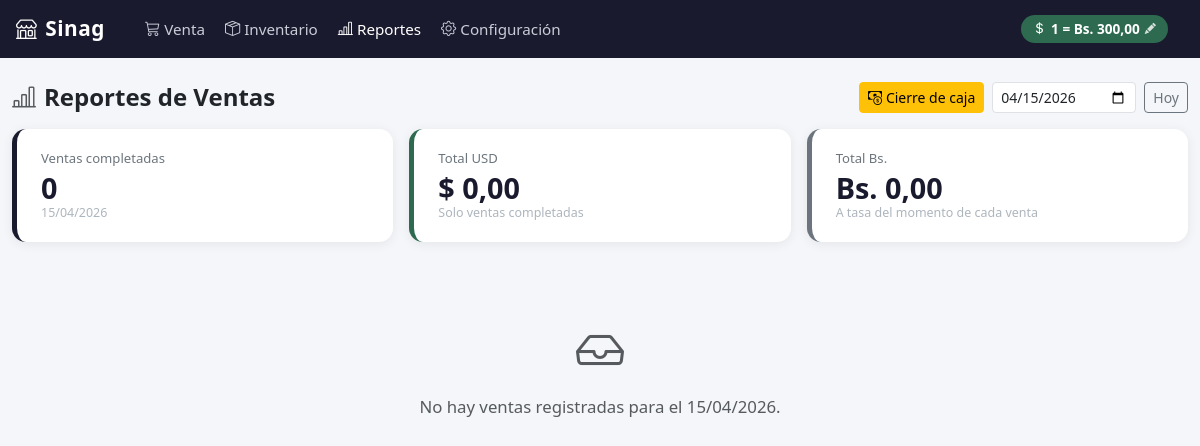
/reportes/, run on an earlier commit of the app's database.
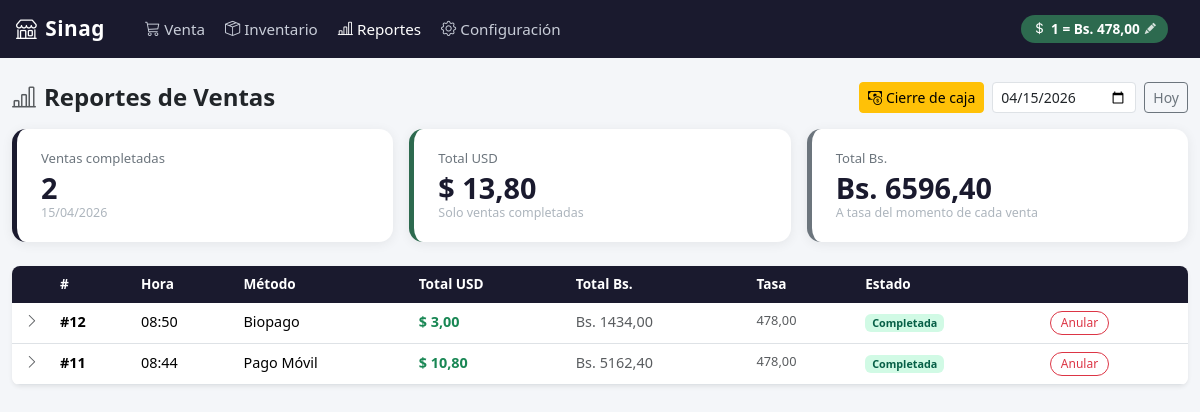
And on a later commit of the database.
### configuracion/models.py (models this page shows, shortened)
class Empresa(models.Model):
    nombre = models.CharField(max_length=200)
    rif = models.CharField(max_length=20)
    telefono = models.CharField(max_length=20, blank=True)
    direccion = models.TextField(blank=True)
    logo = models.ImageField(upload_to='empresa/', blank=True, null=True)
    class Meta:
        verbose_name = 'Empresa'

class Moneda(models.Model):
    tasa_cambio = models.DecimalField(max_digits=12, decimal_places=2)
    simbolo = models.CharField(max_length=5, default='Bs')
    ultima_actualizacion = models.DateTimeField(auto_now=True)
    class Meta:
        verbose_name = 'Moneda'
        verbose_name_plural = 'Moneda'

### ventas/models.py (models this page shows, shortened)
class Venta(models.Model):
    METODO_PAGO = [
        ('EFECTIVO_USD', 'Efectivo USD'),
        ('EFECTIVO_BS',  'Efectivo Bs'),
        ('TRANSFERENCIA', 'Transferencia'),
        ('PAGO_MOVIL',   'Pago Móvil'),
        ('PUNTO_DE_VENTA', 'PdV (Tarjeta)'),
        ('BIOPAGO',      'Biopago'),
        ('MIXTO',        'Pago Mixto'),
    ]
    ESTADO = [
        ('COMPLETADA', 'Completada'),
        ('ANULADA',    'Anulada'),
    ]
    fecha = models.DateTimeField(auto_now_add=True)
    total_usd = models.DecimalField(max_digits=10, decimal_places=2)
    total_bs = models.DecimalField(max_digits=14, decimal_places=2)
    tasa_aplicada = models.DecimalField(max_digits=12, decimal_places=2)
    metodo_pago = models.CharField(max_length=20, choices=METODO_PAGO)
    estado = models.CharField(max_length=15, choices=ESTADO, default='COMPLETADA')
    notas = models.TextField(blank=True)
    monto_recibido = models.DecimalField(max_digits=14, decimal_places=2, null=True, blank=True)
    vuelto = models.DecimalField(max_digits=14, decimal_places=2, null=True, blank=True)
    class Meta:
        verbose_name = 'Venta'
        verbose_name_plural = 'Ventas'
        ordering = ['-fecha']

### reportes/views.py (the view)
# urls.py: path('', views.index, name='index'),
def index(request):
    fecha_str = request.GET.get('fecha', '')
    try:
        fecha = date.fromisoformat(fecha_str)
    except ValueError:
        fecha = timezone.localdate()
    ventas = (
        Venta.objects
        .filter(fecha__date=fecha)
        .prefetch_related('detalles__producto')
        .order_by('-fecha')
    )
    completadas = ventas.filter(estado='COMPLETADA')
    resumen = completadas.aggregate(
        total_usd=Sum('total_usd'),
        total_bs=Sum('total_bs'),
        cantidad=Count('id'),
    )
    moneda  = Moneda.objects.first()
    empresa = Empresa.objects.first()
    return render(request, 'reportes/index.html', {
        'ventas':   ventas,
        'resumen':  resumen,
        'fecha':    fecha,
        'tasa':     moneda.tasa_cambio if moneda else None,
        'moneda':   moneda,
        'empresa':  empresa,
    })

### ventas/models.py (called while the page is built)
    @property
    def subtotal_usd(self):
        return self.precio_usd_capturado * self.cantidad

### templates/reportes/index.html (shortened to what this page needs)
{% extends "base.html" %}
{% block nav_reportes %}active{% endblock %}
{% block contenido %}
<div class="d-flex align-items-center justify-content-between mb-3">
  <h4 class="fw-bold mb-0"><i class="bi bi-bar-chart-line me-2 text-muted"></i>Reportes de Ventas</h4>
  <div class="d-flex align-items-center gap-2">
    <a href="{% url 'reportes:cierre_caja' %}" class="btn btn-sm btn-warning">
      <i class="bi bi-cash-coin me-1"></i>Cierre de caja
    </a>
    <form method="get" class="d-flex align-items-center gap-2">
      <input type="date" name="fecha" value="{{ fecha|date:'Y-m-d' }}"
             class="form-control form-control-sm filtro-fecha"
             onchange="this.form.submit()">
      <a href="?" class="btn btn-sm btn-outline-secondary">Hoy</a>
    </form>
  </div>
</div>
<div class="row g-3 mb-4">
  <div class="col-sm-4">
    <div class="card-resumen ventas">
      <div class="label">Ventas completadas</div>
      <div class="valor">{{ resumen.cantidad|default:"0" }}</div>
      <div class="sub">{{ fecha|date:"d/m/Y" }}</div>
    </div>
  </div>
  <div class="col-sm-4">
    <div class="card-resumen usd">
      <div class="label">Total USD</div>
      <div class="valor">$ {{ resumen.total_usd|default:"0.00"|floatformat:2 }}</div>
      <div class="sub">Solo ventas completadas</div>
    </div>
  </div>
  <div class="col-sm-4">
    <div class="card-resumen bs">
      <div class="label">Total Bs.</div>
      <div class="valor">Bs. {{ resumen.total_bs|default:"0.00"|floatformat:2 }}</div>
      <div class="sub">A tasa del momento de cada venta</div>
    </div>
  </div>
</div>
{% if ventas %}
<div class="bg-white rounded-3 shadow-sm overflow-hidden">
  <table class="table tabla-ventas mb-0">
    <thead>
      <tr>
        <th style="width:40px;"></th>
        <th>#</th>
        <th>Hora</th>
        <th>Método</th>
        <th>Total USD</th>
        <th>Total Bs.</th>
        <th>Tasa</th>
        <th>Estado</th>
        <th></th>
      </tr>
    </thead>
    <tbody>
      {% for venta in ventas %}
      <tr class="fila-venta" data-id="{{ venta.id }}" onclick="toggleDetalle(this.dataset.id)">
        <td class="text-center text-muted">
          <i class="bi bi-chevron-right" id="chevron-{{ venta.id }}"></i>
        </td>
        <td class="fw-semibold">#{{ venta.id }}</td>
        <td>{{ venta.fecha|date:"H:i" }}</td>
        <td>{{ venta.get_metodo_pago_display }}</td>
        <td class="fw-bold text-success">$ {{ venta.total_usd|floatformat:2 }}</td>
        <td class="text-muted">Bs. {{ venta.total_bs|floatformat:2 }}</td>
        <td class="text-muted" style="font-size:.8rem;">{{ venta.tasa_aplicada }}</td>
        <td>
          <span class="badge badge-estado-{{ venta.estado|lower }}">
            {{ venta.get_estado_display }}
          </span>
        </td>
        <td onclick="event.stopPropagation()">
          {% if venta.estado == 'COMPLETADA' %}
          <button class="btn-anular" data-venta-id="{{ venta.id }}"
                  onclick="anularVenta(this.dataset.ventaId)">
            Anular
          </button>
          {% endif %}
        </td>
      </tr>
      {% endfor %}
    </tbody>
  </table>
</div>
{% else %}
<div class="text-center text-muted py-5">
  <i class="bi bi-inbox" style="font-size:3rem; display:block; margin-bottom:.5rem;"></i>
  No hay ventas registradas para el {{ fecha|date:"d/m/Y" }}.
</div>
{% endif %}
{% endblock %}

### templates/base.html (shortened to what this page needs)
<!DOCTYPE html>
<html lang="es">
<head>
  <link href="https://cdn.jsdelivr.net/npm/bootstrap@5.3.3/dist/css/bootstrap.min.css" rel="stylesheet">
  <link href="https://cdn.jsdelivr.net/npm/bootstrap-icons@1.11.3/font/bootstrap-icons.min.css" rel="stylesheet">
</head>
<body>
  <nav class="navbar navbar-expand-lg navbar-pos px-3">
    <a class="navbar-brand" href="{% url 'pos:venta' %}">
      <i class="bi bi-shop me-2"></i>{{ empresa.nombre|default:"POS Core" }}
    </a>
    <div class="collapse navbar-collapse" id="navMenu">
      <ul class="navbar-nav me-auto ms-3 gap-1">
        <li class="nav-item">
          <a class="nav-link {% block nav_venta %}{% endblock %}" href="{% url 'pos:venta' %}">
            <i class="bi bi-cart3 me-1"></i>Venta
          </a>
        </li>
        <li class="nav-item">
          <a class="nav-link {% block nav_inventario %}{% endblock %}" href="{% url 'inventario:index' %}">
            <i class="bi bi-box-seam me-1"></i>Inventario
          </a>
        </li>
        <li class="nav-item">
          <a class="nav-link {% block nav_reportes %}{% endblock %}" href="{% url 'reportes:index' %}">
            <i class="bi bi-bar-chart-line me-1"></i>Reportes
          </a>
        </li>
        <li class="nav-item">
          <a class="nav-link {% block nav_config %}{% endblock %}" href="#">
            <i class="bi bi-gear me-1"></i>Configuración
          </a>
        </li>
      </ul>
      <button
        class="tasa-badge me-3 {% if not tasa %}sin-tasa{% endif %}"
        id="btn-abrir-tasa"
        data-bs-toggle="modal"
        data-bs-target="#modalTasa"
        title="Clic para actualizar tasa BCV"
      >
        <i class="bi bi-currency-dollar"></i>
        <span id="tasa-navbar-texto">
          {% if tasa %}1 = Bs. {{ tasa }}{% else %}Sin tasa — clic para configurar{% endif %}
        </span>
        <i class="bi bi-pencil-fill"></i>
      </button>
    </div>
  </nav>
  <div class="content-wrapper container-fluid">
    {% block contenido %}{% endblock %}
  </div>
</body>
</html>

### templates/base.html (style rules this page uses)
body { font-family: 'Segoe UI', system-ui, sans-serif; font-size: 1.05rem; background-color: #f4f6f9; }
.navbar-pos { background-color: #1a1a2e; min-height: 58px; }
.navbar-pos .navbar-brand { font-size: 1.3rem; font-weight: 700; color: #ffffff; letter-spacing: 0.5px; }
.navbar-pos .nav-link { color: #c8cdd8; font-size: 0.95rem; }
.navbar-pos .nav-link:hover, .navbar-pos .nav-link.active { color: #ffffff; }
.tasa-badge { background-color: #2d6a4f; color: #fff; font-size: 0.85rem; padding: 4px 12px; border-radius: 20px; font-weight: 600; cursor: pointer; border: none; transition: background-color 0.15s; display: flex; align-items: center; gap: 5px; }
.tasa-badge .bi-pencil-fill { font-size: 0.7rem; opacity: 0.8; }
.content-wrapper { padding-top: 1.5rem; padding-bottom: 2rem; }

### templates/reportes/index.html (style rules this page uses)
.card-resumen { background: #fff; border-radius: 14px; padding: 1.25rem 1.5rem; box-shadow: 0 2px 12px rgba(0,0,0,0.07); border-left: 5px solid; }
.card-resumen.ventas { border-color: #1a1a2e; }
.card-resumen.usd { border-color: #2d6a4f; }
.card-resumen.bs { border-color: #6c757d; }
.card-resumen .label { font-size:.82rem; color:#6c757d; margin-bottom:.2rem; }
.card-resumen .valor { font-size:1.8rem; font-weight:800; color:#1a1a2e; line-height:1.1; }
.card-resumen .sub { font-size:.78rem; color:#adb5bd; }
.tabla-ventas thead th { background:#1a1a2e; color:#fff; font-weight:600; font-size:.85rem; border:none; }
.tabla-ventas tbody tr { font-size:.9rem; cursor:pointer; }
.tabla-ventas .badge-estado-completada { background:#d1fae5; color:#065f46; }
.btn-anular { font-size:.75rem; padding:2px 10px; border-radius:20px; background:none; border:1px solid #dc3545; color:#dc3545; transition: all .15s; }
.filtro-fecha { max-width:200px; }

What changed in the data, as far as the page shows it:
changed Moneda: tasa_cambio "300,00" → "478,00"
added Venta: id "12", fecha "08:50", metodo_pago "Biopago", total_usd "3,00", total_bs "1434,00", tasa_aplicada "478,00", estado "Completada"
added Venta: id "11", fecha "08:44", metodo_pago "Pago Móvil", total_usd "10,80", total_bs "5162,40", tasa_aplicada "478,00", estado "Completada"
Also different on the page:
{{ resumen.cantidad|default:"0" }}: "0" → "2"
{{ resumen.total_usd|default:"0.00"|floatformat:2 }}: "0,00" → "13,80"
{{ resumen.total_bs|default:"0.00"|floatformat:2 }}: "0,00" → "6596,40"
{{ fecha|date:"d/m/Y" }}: "15/04/2026" → (not shown)
text no longer shown: "No hay ventas registradas para el ."
text now shown: "# Hora Método Total USD Total Bs. Tasa Estado"
